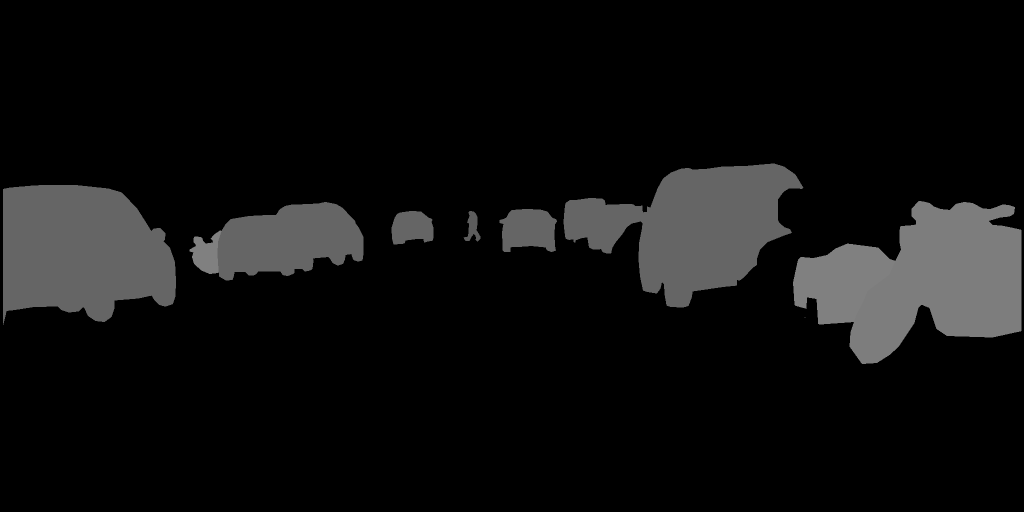
#> input picture maslovich_n_r/images/5.png, 2048 x 1024 px (shown at 1/2 size)
$ jupyter execute --allow-errors 'Homework pt.1.ipynb'   (shell and % lines are left out)   (older library calls are emulated)
#> lines starting #> are read from the running program, lines starting #| are printed output that depends on the picture
## Converting segmentation layout to the custom maps of heights

### Examples taken from the CityScapes fine-labelled dataset

[cell 1]
import numpy as np
import cv2
import matplotlib.pyplot as plt

[cell 2]
plt.rcParams['figure.figsize'] = (24.0, 24.0)

[cell 3]
default_example = 'vis1.jpg'
cityscapes_example = 'images/5.png'

[cell 4]
im_path = cityscapes_example

[cell 5]
img = cv2.imread(im_path)
#> img is the input picture: shape (1024, 2048, 3); min 0, max 128, mean 15.3
img = cv2.resize(img, (img.shape[1]//4, img.shape[0]//4))
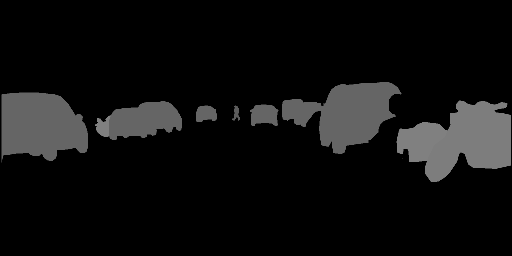
#> img: shape (256, 512, 3); min 0, max 128, mean 15.3
plt.imshow(cv2.cvtColor(img, cv2.COLOR_BGR2RGB))

### Set threshold for non-black part (segments). It corresponds to brightness threshold for grayscale (not standartized) and for L2-norm of RGB channels' values.

[cell 6]
BACKGROUND_THRESHOLD = 1

[cell 7]
def get_horizontal_map(img, mode='gray'):
    # return "map of the heights" for the input image (img)
    # mode switches between grayscale and multichannel mode
#> called with mode = 'rgb'
    new_img = np.zeros(img.shape[:2])
    for i, row in enumerate(img):
        new_img[i] = coded_row(get_interesting_points(row, mode), len(row))
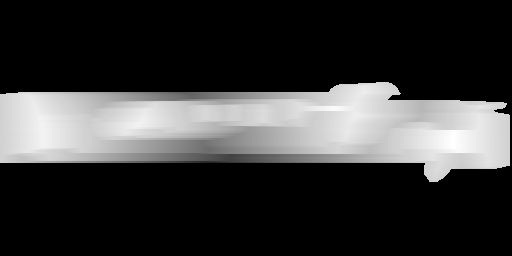
#> new_img: shape (256, 512) float64; min -256, max 56, mean -188.8; drawn with min black and max white
    return new_img

[cell 8]
def get_vertical_map(img, mode='gray'):
    # return "map of the heights" analogically to get_horizontal_map,
    # but vertical (twice uses transponation for it)
#> called with mode = 'rgb'
    if mode == 'rgb':
        return np.transpose(get_horizontal_map(np.transpose(img,axes=[1,0,2]), mode),axes=[1,0])
#> call 2 of get_horizontal_map, with mode = 'rgb'
#> the loop in get_horizontal_map (call 2), `for i, row in enumerate(img):` made 512 passes
#> after the loop in get_horizontal_map (call 2), `for i, row in enumerate(img):`:
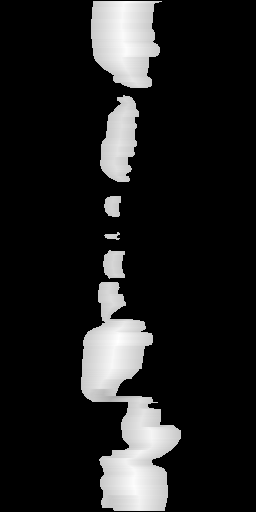
#> new_img: shape (512, 256) float64; min -128, max 34, mean -107.8; drawn with min black and max white
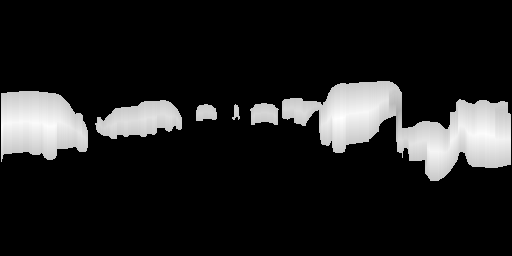
#> returned value: shape (256, 512) float64; min -128, max 34, mean -107.8; drawn with min black and max white
    else:
        return np.transpose(get_horizontal_map(np.transpose(img,axes=[1,0]), mode),axes=[1,0])

[cell 9]
def coded_row(interesting_points, length):
    # encodes the row of pixels correspondingly to the interesting points array
    # we don't need to calculate distance for each point, since we know all the
    # transitions (borders)
    if len(interesting_points) == 1:
        return np.zeros((length)) - length//2

    background = interesting_points[0]
    #interesting_points.append(length)
    interesting_points.pop(0)
    index = interesting_points[0]
    result = np.zeros((length))
    '''каждому пикселю поставить в соответствие число -
    расстояние до границы (по вертикали и по горизонтали),
    отрицательные значения - мы на фоне и удаляемся от границы'''
    result[0: interesting_points[0]] = np.zeros((interesting_points[0])) - length//2
    result[interesting_points[-1]: length] = np.zeros((length-interesting_points[-1])) - length//2
    for i in interesting_points:

        if (i-index)%2 == 0:
            progression = list(range(0, (i-index)//2))
        else:
            progression = [0] + list(range(0, (i-index)//2))
        if background:

            result[index: i - (i-index)//2] = [-x for x in progression]
            result[index + (i-index)//2: i] = [-x for x in reversed(progression)]
        else:
            result[index: i - (i-index)//2] = progression
            result[index + (i-index)//2: i] = list(reversed(progression))

        background = not background
        index = i
    return result

[cell 10]
def get_interesting_points(row, mode='rgb'):
    # encodes the row of raw pixels values into the list of border points
    # can be used in parallel to optimize the performance
    points = []
    if mode == 'rgb':
        nrow = np.apply_along_axis(lambda x: np.linalg.norm(x), 1, row)
    else:
        nrow = row

    if np.max(nrow) <= 1.:
        nrow = nrow * 255
    points.append(is_background(nrow[0]))
    for i in range(len(nrow) - 1):
        if is_background(nrow[i]) != is_background(nrow[i + 1]):
            points.append(i)

    if not is_background(nrow[-1]):
        points.append(len(nrow))
    return points

[cell 11]
def is_background(pixel):
    return pixel <= BACKGROUND_THRESHOLD

[cell 12]
def normalize(img):
    lower = np.min(img)
#> lower = -256
    upper = np.max(img)
#> upper = 56
    return (img - lower) / (abs(lower) + abs(upper))

[cell 13]
# Feel free to change the number of photo
im_path = 'images/5.png'
img = cv2.imread(im_path)
img = cv2.resize(img, (img.shape[1]//4, img.shape[0]//4))
plt.imshow(cv2.cvtColor(img, cv2.COLOR_BGR2RGB))

[cell 14]
hor_map = get_horizontal_map(img, mode = 'rgb')
ver_map = get_vertical_map(img, mode = 'rgb')

hor_map = normalize(hor_map)
ver_map = normalize(ver_map)
